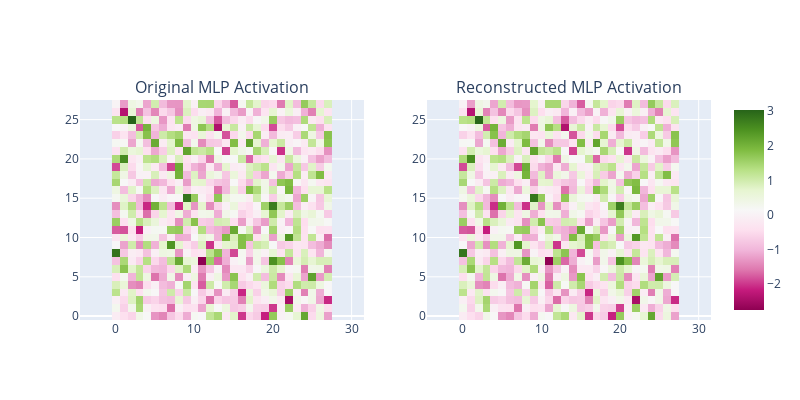

Notebook code cell kept with this figure:
### Code cell
fig = make_subplots(
    rows=1, cols=2, subplot_titles=["Original MLP Activation", "Reconstructed MLP Activation"]
)

for i, img in enumerate([probe_act[sample_idx], probe_recon[sample_idx]], 1):
    fig.add_trace(px.imshow(img.reshape(28, 28)).data[0], row=1, col=i)

fig.update_layout(height=400, width=800, xaxis_scaleanchor="y", xaxis2_scaleanchor="y2")
fig.show()
print(
    f"Reconstruction Error: {F.mse_loss(probe_act[sample_idx], probe_recon[sample_idx], reduction='mean')}"
)

### Figure 1 — Plotly figure (JSON) as saved in the notebook; plotly's stock layout.template omitted (floating-point values rounded to 4 significant figures; data arrays with more than 128 entries replaced by an {"elided": "..."} marker saying what was removed)
{"data": [{"coloraxis": "coloraxis", "hovertemplate": "x: %{x}<br>y: %{y}<br>color: %{z}<extra></extra>", "name": "0", "type": "heatmap", "xaxis": "x", "yaxis": "y", "z": {"elided": "28x28 float values"}}, {"coloraxis": "coloraxis", "hovertemplate": "x: %{x}<br>y: %{y}<br>color: %{z}<extra></extra>", "name": "0", "type": "heatmap", "xaxis": "x2", "yaxis": "y2", "z": {"elided": "28x28 float values"}}], "layout": {"annotations": [{"font": {"size": 16}, "showarrow": false, "text": "Original MLP Activation", "x": 0.225, "xanchor": "center", "xref": "paper", "y": 1, "yanchor": "bottom", "yref": "paper"}, {"font": {"size": 16}, "showarrow": false, "text": "Reconstructed MLP Activation", "x": 0.775, "xanchor": "center", "xref": "paper", "y": 1, "yanchor": "bottom", "yref": "paper"}], "height": 400, "width": 800, "xaxis": {"anchor": "y", "domain": [0, 0.45], "scaleanchor": "y"}, "xaxis2": {"anchor": "y2", "domain": [0.55, 1], "scaleanchor": "y2"}, "yaxis": {"anchor": "x", "domain": [0, 1]}, "yaxis2": {"anchor": "x2", "domain": [0, 1]}}}
